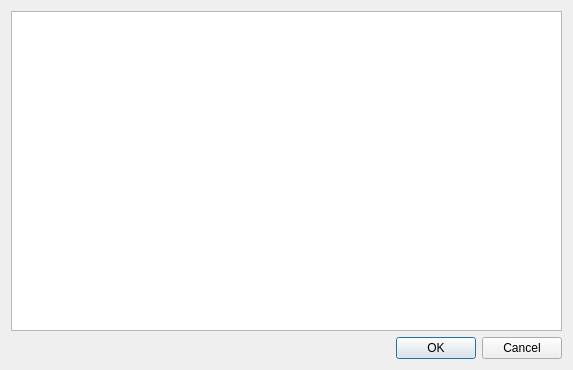
<?xml version="1.0" encoding="UTF-8"?>
<ui version="4.0">
 <class>DlgRolesSelection</class>
 <widget class="QDialog" name="DlgRolesSelection">
  <property name="geometry">
   <rect>
    <x>0</x>
    <y>0</y>
    <width>573</width>
    <height>370</height>
   </rect>
  </property>
  <property name="windowTitle">
   <string>Dialog</string>
  </property>
  <layout class="QVBoxLayout" name="verticalLayout">
   <item>
    <widget class="QTreeView" name="tvRoles"/>
   </item>
   <item>
    <widget class="QDialogButtonBox" name="buttonBox">
     <property name="orientation">
      <enum>Qt::Horizontal</enum>
     </property>
     <property name="standardButtons">
      <set>QDialogButtonBox::Cancel|QDialogButtonBox::Ok</set>
     </property>
    </widget>
   </item>
  </layout>
 </widget>
 <resources/>
 <connections>
  <connection>
   <sender>buttonBox</sender>
   <signal>accepted()</signal>
   <receiver>DlgRolesSelection</receiver>
   <slot>accept()</slot>
   <hints>
    <hint type="sourcelabel">
     <x>248</x>
     <y>254</y>
    </hint>
    <hint type="destinationlabel">
     <x>157</x>
     <y>274</y>
    </hint>
   </hints>
  </connection>
  <connection>
   <sender>buttonBox</sender>
   <signal>rejected()</signal>
   <receiver>DlgRolesSelection</receiver>
   <slot>reject()</slot>
   <hints>
    <hint type="sourcelabel">
     <x>316</x>
     <y>260</y>
    </hint>
    <hint type="destinationlabel">
     <x>286</x>
     <y>274</y>
    </hint>
   </hints>
  </connection>
 </connections>
</ui>
